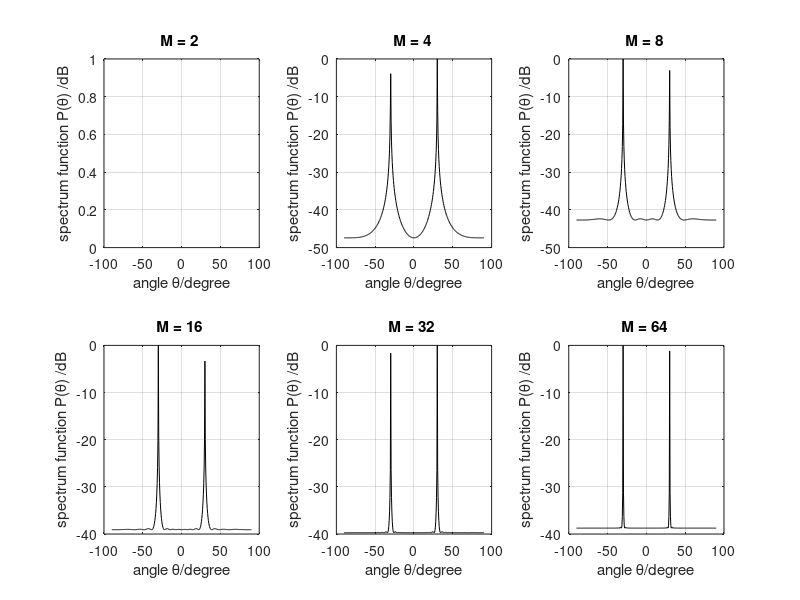

MATLAB code to generate this figure: (Note: this script raises an error after producing the figure.)
%MUSIC Simulation
% No of Array Elements
clc
clear all
close all
format long %The data show that as long shaping scientific

for kk = 1:6
    
%Transmitter
doa=[-30 30]/180*pi; %Direction of arrival
N=200;%Snapshots
w=[pi/4 pi/3]';%Frequency
M=2^(kk);%Number of array elements
P=length(w); %The number of signal
lambda=150;%Wavelength
d=lambda/2;%Element spacing

D=zeros(P,M); %To creat a matrix with P row and M column
for k=1:P
D(k,:)=exp(-j*2*pi*d*sin(doa(k))/lambda*[0:M-1]); %Assignment matrix
end
D=D';
xx=2*exp(j*(w*[1:N])); %Simulate message signal
x=D*xx; %Signal after beamforming at transmitter

%Channel
snr=0;%SNR
x=x+awgn(x,snr);%Insert Gaussian white noise

%Reciever
Sx=x*x'; %Data covarivance matrix
J=fliplr(eye(M)); %Exchange matrix
Sx=Sx+J*conj(Sx)*J;
[nn,vv]=eig(Sx); %Find the eigenvalues and eigenvectors of Sx
NN=nn(:,1:M-P); %Estimate noise subspace
%Creating array manifold vector V
theta=-90:0.5:90; %Peak search
for ii=1:length(theta)
V=zeros(1,length(M));%array manifold vector
for jj=0:M-1
V(1+jj)=exp(-j*2*jj*pi*d*sin(theta(ii)/180*pi)/lambda);
end

%Solution for MUSIC constrainted equations
PP=V*(NN*NN')*V';
Pmusic(ii)=abs(1/ PP);
end
Pmusic=10*log10(Pmusic/max(Pmusic)); %Spatial spectrum function

subplot(2,3,kk)
plot(theta,Pmusic,'-k')
xlabel('angle \theta/degree')
ylabel('spectrum function P(\theta) /dB')
title(['M = ',num2str(M),' '])
grid on

end
 sgtitle('MUSIC-NO OF ARRAY ELEMENTS');